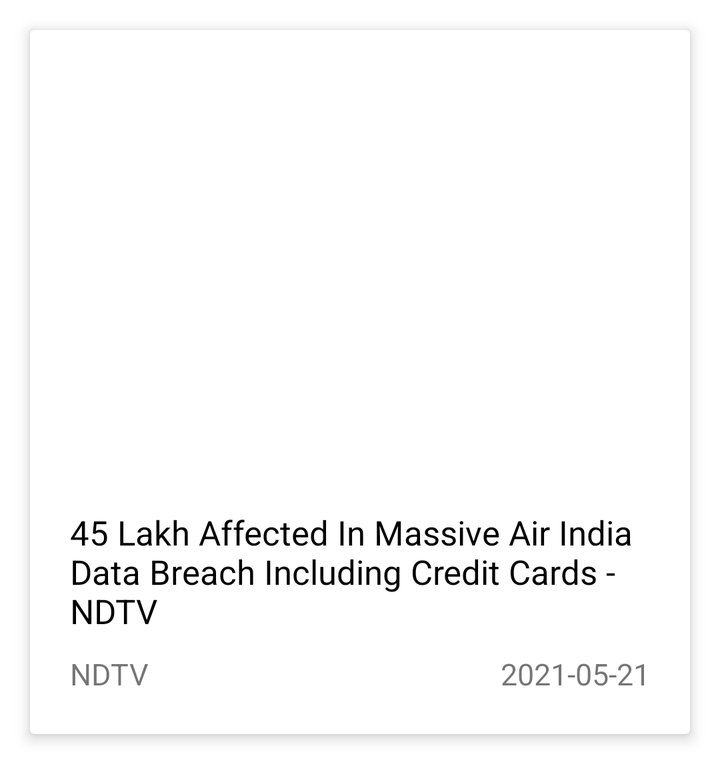
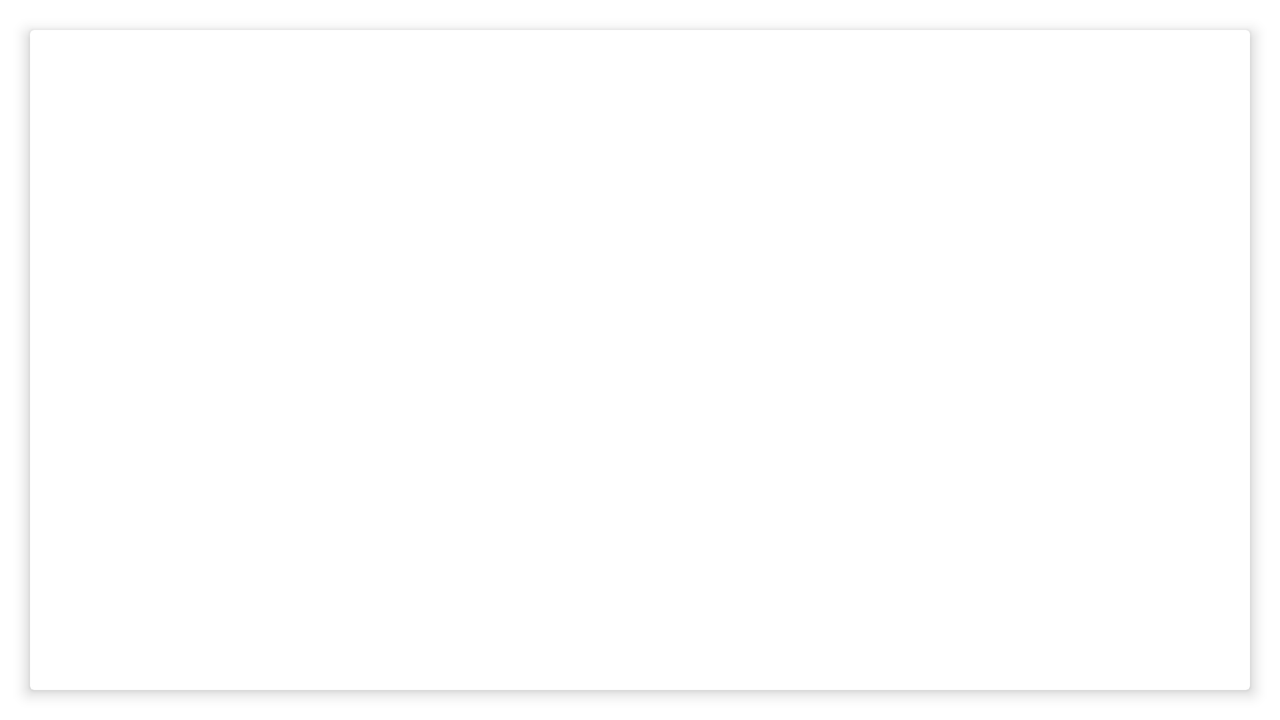

The same Android screen from two of the app's own layout files: first res/layout/ as a phone draws it, then the repository's variant for another configuration, drawn on a device whose configuration selects that folder. Both files follow.
<!-- AndroidManifest.xml: application theme Theme.NewsBurst -->
<!-- res/layout/news_item.xml -->
<?xml version="1.0" encoding="utf-8"?>
<androidx.cardview.widget.CardView xmlns:app="http://schemas.android.com/apk/res-auto"
    xmlns:android="http://schemas.android.com/apk/res/android"
    android:layout_margin="15dp"
    android:layout_width="match_parent"
    app:cardElevation="4dp"
    android:layout_height="wrap_content">
    <androidx.constraintlayout.widget.ConstraintLayout
        android:layout_width="match_parent"
        android:layout_height="match_parent"
        android:layout_margin="20dp"
        android:elevation="10dp">

        <ImageView
            android:id="@+id/news_image"
            android:layout_width="match_parent"
            android:layout_height="200dp"
            android:maxHeight="200dp"
            android:scaleType="centerCrop"
            android:src="@drawable/test_image"
            app:layout_constraintEnd_toEndOf="parent"
            app:layout_constraintStart_toStartOf="parent"
            app:layout_constraintTop_toTopOf="parent"/>

        <TextView
            android:id="@+id/news_headline"
            android:layout_width="wrap_content"
            android:layout_height="wrap_content"
            android:text="@string/test"
            app:layout_constraintLeft_toLeftOf="parent"
            app:layout_constraintRight_toRightOf="parent"
            app:layout_constraintTop_toBottomOf="@id/news_image"
            android:textSize="17sp"
            android:textColor="#000"
            android:layout_margin="20dp"/>

        <TextView
            android:id="@+id/agency"
            app:layout_constraintLeft_toLeftOf="parent"
            app:layout_constraintTop_toBottomOf="@id/news_headline"
            android:layout_width="wrap_content"
            android:layout_height="wrap_content"
            android:layout_marginTop="10dp"
            android:text="NDTV"
            android:textSize="15sp"/>

        <TextView
            android:id="@+id/time"
            android:layout_width="wrap_content"
            android:layout_height="wrap_content"
            android:text="2021-05-21"
            app:layout_constraintRight_toRightOf="parent"
            app:layout_constraintTop_toBottomOf="@id/news_headline"
            android:layout_marginTop="10dp"
            android:textSize="15sp"/>

    </androidx.constraintlayout.widget.ConstraintLayout>
</androidx.cardview.widget.CardView>
<!-- resources referenced by this layout -->
<resources>
  <string name="test">45 Lakh Affected In Massive Air India Data Breach Including Credit Cards - NDTV</string>
  <style name="Theme.NewsBurst" parent="Theme.MaterialComponents.DayNight.NoActionBar">
          
          <item name="colorPrimary">@color/purple_500</item>
          <item name="colorPrimaryVariant">@color/purple_700</item>
          <item name="colorOnPrimary">@color/white</item>
          
          <item name="colorSecondary">@color/teal_200</item>
          <item name="colorSecondaryVariant">@color/teal_700</item>
          <item name="colorOnSecondary">@color/black</item>
          
          <item name="android:statusBarColor" tools:targetApi="l">?attr/colorPrimaryVariant</item>
          
      </style>
  <color name="purple_500">#FF6200EE</color>
  <color name="purple_700">#FF3700B3</color>
  <color name="white">#FFFFFFFF</color>
  <color name="teal_200">#FF03DAC5</color>
  <color name="teal_700">#FF018786</color>
  <color name="black">#FF000000</color>
</resources>
<!-- res/layout-land/news_item.xml (the repository's variant of the layout above) -->
<!-- drawn on the phone turned sideways -->
<?xml version="1.0" encoding="utf-8"?>
<androidx.cardview.widget.CardView xmlns:app="http://schemas.android.com/apk/res-auto"
    xmlns:android="http://schemas.android.com/apk/res/android"
    xmlns:tools="http://schemas.android.com/tools"
    android:layout_margin="15dp"
    android:layout_width="match_parent"
    app:cardElevation="4dp"
    android:layout_height="wrap_content">

    <androidx.constraintlayout.widget.ConstraintLayout
        android:layout_width="match_parent"
        android:layout_height="match_parent"
        android:layout_margin="20dp"
        android:elevation="10dp">

        <ImageView
            android:id="@+id/news_image"
            android:layout_width="match_parent"
            android:layout_height="300dp"
            android:scaleType="centerCrop"
            android:src="@drawable/test_image"
            app:layout_constraintEnd_toEndOf="parent"
            app:layout_constraintStart_toStartOf="parent"
            app:layout_constraintTop_toTopOf="parent" />

        <TextView
            android:id="@+id/news_headline"
            android:layout_width="wrap_content"
            android:layout_height="wrap_content"
            android:layout_margin="20dp"
            android:text="@string/test"
            android:textColor="#000"
            android:textSize="17sp"
            app:layout_constraintLeft_toLeftOf="parent"
            app:layout_constraintRight_toRightOf="parent"
            app:layout_constraintTop_toBottomOf="@id/news_image" />

        <TextView
            android:id="@+id/agency"
            android:layout_width="wrap_content"
            android:layout_height="wrap_content"
            android:layout_marginTop="8dp"
            android:text="NDTV"
            android:textSize="15sp"
            app:layout_constraintEnd_toStartOf="@+id/time"
            app:layout_constraintHorizontal_bias="0.502"
            app:layout_constraintLeft_toLeftOf="parent"
            app:layout_constraintStart_toStartOf="parent"
            app:layout_constraintTop_toBottomOf="@id/news_headline" />

        <TextView
            android:id="@+id/time"
            android:layout_width="88dp"
            android:layout_height="18dp"
            android:layout_marginTop="8dp"
            android:layout_marginEnd="172dp"
            android:text="2021-05-21"
            android:textSize="15sp"
            app:layout_constraintEnd_toEndOf="parent"
            app:layout_constraintTop_toBottomOf="@+id/news_headline" />

    </androidx.constraintlayout.widget.ConstraintLayout>
</androidx.cardview.widget.CardView>
